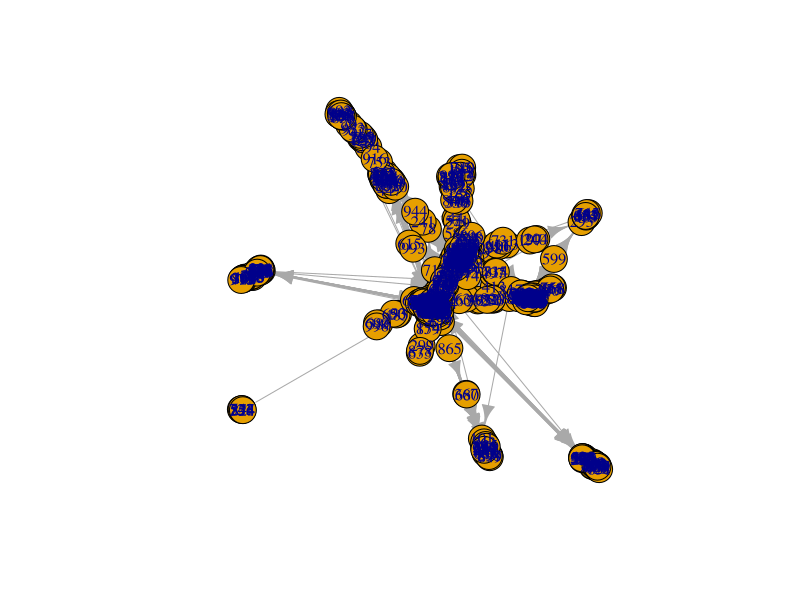
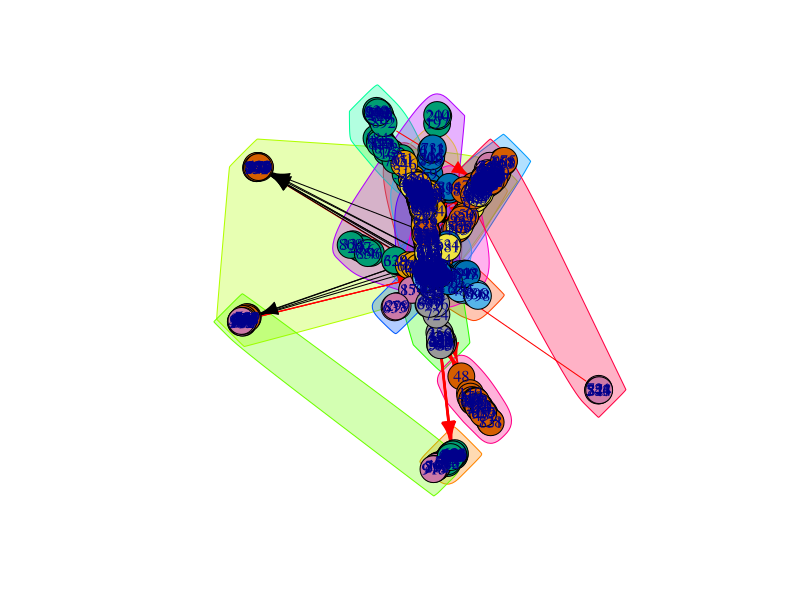

These charts were generated, in order, by the following R code:
# EE 219 Homework 1 Problem 4 b
# Name: Weikun Han, Duzhi Chen
# Date: 4/14/2017
# Reference:
#  - https://google.github.io/styleguide/Rguide.xml#indentation

library(igraph)

# Initial veriables
node <- 1000

# Create the directed random network,
# that is a growing network model,
# which resembles how the forest fire spreads by igniting trees close by
graph <- forest.fire.game(node, fw.prob = 0.37, bw.factor = 0.32/0.37, directed = TRUE)

# Find the giant connected component (GCC)
cluster <- clusters(graph)
gcc_index <- which.max(cluster$csize)
non_gcc_nodes <- (1:vcount(graph))[cluster$membership != gcc_index]
gcc <- delete.vertices(graph, non_gcc_nodes)

# Plot the GCC
plot(gcc)

# Use spinglass method to find the community structure
sc <- spinglass.community(gcc)

# Plot the community structure
plot(sc, graph)

# Print information
cat("-------------------------Processing Finshed 1----------------------------------\n",
    "Spinglass method to find the community structure done.\n",
    "The length of the community structure is: ", length(sc), "\n",
    "The modularity is: ", modularity(sc), "\n",
    "-------------------------------------------------------------------------------\n")
